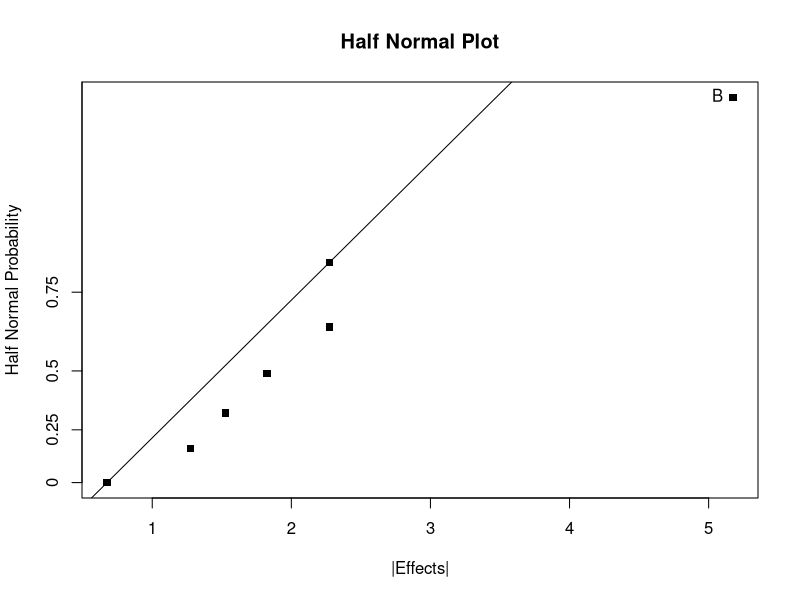

Write R code to recreate this figure.
## ---- chunk 1
knitr::opts_chunk$set(echo = TRUE)
## ---- chunk 2
designMat <- data.frame(
	A = rep(0:1, 32),
	B = rep(rep(0:1, each = 2), 16),
	C = rep(rep(0:1, each = 4), 8),
	D = rep(rep(0:1, each = 8), 4),
	E = rep(rep(0:1, each = 16), 2),
	F = rep(0:1, each = 32)
)
#print(head(designMat, 6))

letterMat <- sapply(1:ncol(designMat), function(j) {
  ifelse(designMat[,j] == 1, letters[j], "")  
})
#print(head(letterMat, 6))

effectNames <- sapply(1:nrow(letterMat), function(i) {
  ifelse(all(letterMat[i,] == ""), "(1) ", paste0(letterMat[i,], collapse = ""))
})
rownames(designMat) <- effectNames
print(head(designMat, 6))
## ---- chunk 3

attach(designMat)
assignBlock <- data.frame(
	L1 = (A + B + C + D) %% 2,
	L2 = (A + C + E) %% 2,
	L3 = (A + B + E + F) %% 2
)
detach(designMat)
## ---- chunk 4
blockId <- as.matrix(assignBlock) %*% c(2^2, 2, 1) + 1
## ---- chunk 5
result <- matrix("", 8, 8)
for (i in 1:8) {
  result[,i] <- effectNames[which(blockId == i)]
}
colnames(result) <- sprintf("Block %d", 1:8)
print(data.frame(result))
## ---- chunk 6
lvl <- c(-1, 1)
FF3 <- data.frame(
	A = rep(lvl, 4),
	B = rep(rep(lvl, each = 2), 2),
	C = rep(lvl, each = 4)
)
print(FF3)
## ---- chunk 7
attach(FF3)
augmentFrF <- data.frame(
	D = A * B * C,
	E = A * C
)
detach(FF3)

FrF5_2 <- cbind(FF3, augmentFrF)
# Get letters of each effect
letterMat <- sapply(1:ncol(FrF5_2), function(j) {
  ifelse(FrF5_2[,j] == 1, letters[j], "")  
})
# Combine letters 
effectNames <- sapply(1:nrow(letterMat), function(i) {
  ifelse(all(letterMat[i,] == ""), "(1) ", paste0(letterMat[i,], collapse = ""))
})
rownames(FrF5_2) <- effectNames
print(FrF5_2)
## ---- chunk 8
y <- numeric(8)
y[effectNames == "e"]     <- 23.2
y[effectNames == "ad"]    <- 16.9
y[effectNames == "cd"]    <- 23.8
y[effectNames == "bde"]   <- 16.8
y[effectNames == "ab"]    <- 15.5
y[effectNames == "bc"]    <- 16.2
y[effectNames == "ace"]   <- 23.4
y[effectNames == "abcde"] <- 18.1
frfData <- cbind(FrF5_2, y = y)
## ---- chunk 9
# Compute the model matrix of all effect terms without intercept
mmat5 <- model.matrix( ~ A+B+C+D+E - 1, data = frfData)
# Calculate the effect sizes using the +/- signs of the model matrix
eff5 <- numeric(ncol(mmat5))
for (i in 1:ncol(mmat5)) {
  eff5[i] <- 2*mean(frfData$y*mmat5[,i])
}
names(eff5) <- colnames(mmat5)
## ---- chunk 10
print(data.frame(
  Factor = names(eff5),
  "Est.Effect" = as.vector(eff5)
))
## ---- chunk 11
# Half Normal Plot
halfqqnorm <- function(input, tol = 0.5) {
	y <- sort(abs(input))
	nq <- qnorm(seq(0.5, 0.99, length = length(y)))
	plot(y, nq, yaxt = "n", pch = 15, 
	     xlab = "|Effects|", ylab = "Half Normal Probability")
	title("Half Normal Plot")
	# choose anchor point to draw a straight line
	s <- min(which(diff(y)/diff(range(y)) > 1/(length(y)-1)))
	abline(a = -y[1]*(nq[s]-nq[1])/(y[s]-y[1]), b = (nq[s]-nq[1])/(y[s]-y[1]))
	axis(2, at = qnorm(seq(0.5, 0.9999, length = 5)), 
	     labels = round(seq(0, 1, length = 5),2))
	loc <- sqrt((nq - (y - y[1])*(nq[s]-nq[1])/(y[s]-y[1]))^2) > tol
	if (is.null(names(y))) {
		text(y[loc], nq[loc], order(abs(input))[loc], pos = 2)
	} else {
		text(y[loc], nq[loc], names(abs(input))[order(abs(input))[loc]], pos = 2)
	}
}
## ---- chunk 12
# Compute the model matrix of all effect terms without intercept
mmat_add2fi <- model.matrix( ~ A + B + C + D + E + A:B + A:D - 1, data = frfData)
# Calculate the effect sizes using the +/- signs of the model matrix
eff_add2fi <- numeric(ncol(mmat_add2fi))
for (i in 1:ncol(mmat_add2fi)) {
  eff_add2fi[i] <- 2*mean(frfData$y*mmat_add2fi[,i])
}
names(eff_add2fi) <- colnames(mmat_add2fi)
## ---- chunk 13
print(data.frame(
  Factor = names(eff_add2fi),
  "Est.Effect" = as.vector(eff_add2fi)
))
## ---- chunk 14
halfqqnorm(eff_add2fi)
## ---- chunk 15
fit <- aov(y ~ A + B + C + D + E, data = frfData)
summary(fit)
